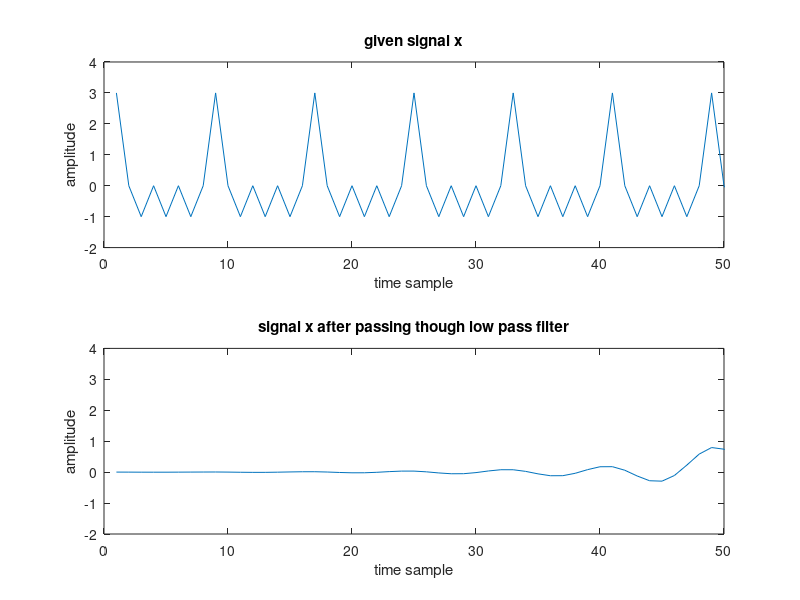
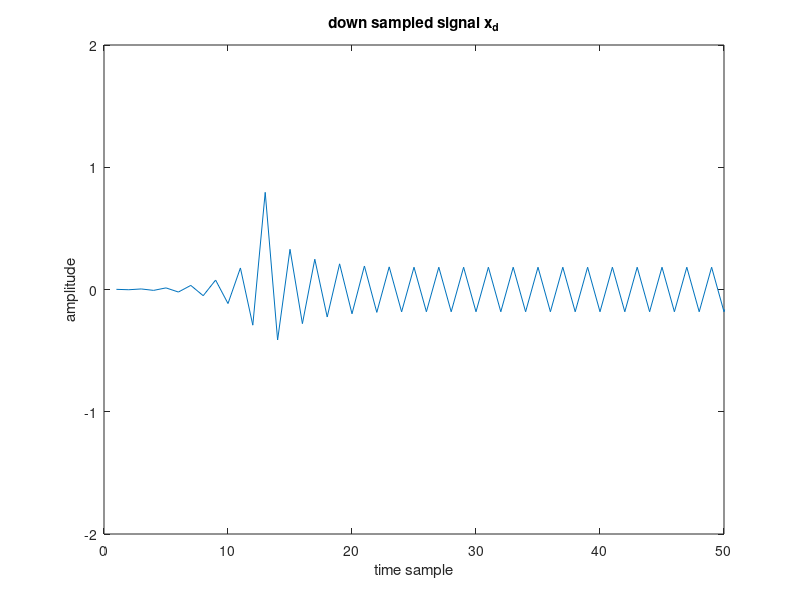
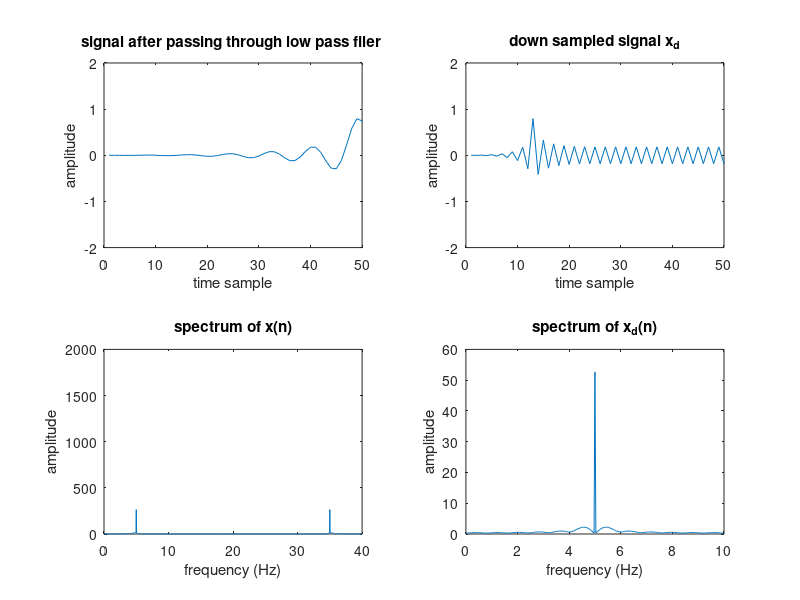
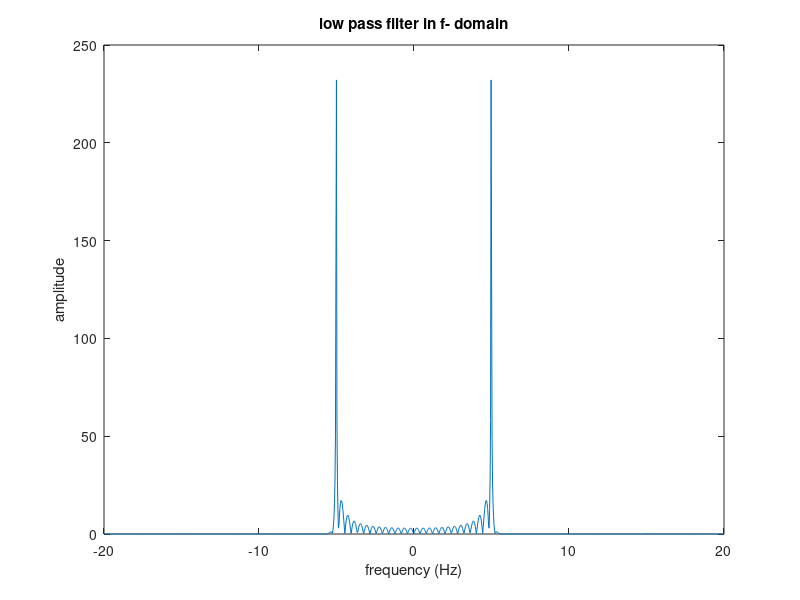

Write the MATLAB code that produced these figures, in order.
clc;
close all;
clear all;

fs=40;
n=0:(1/fs):29-(1/fs);
x =cos(pi*10*n)+ cos(pi*20*n)+cos(pi*30*n);


%lowpass filter

wc=(5/fs)*2; %radians/sec
N1=100;
h1=fir1(N1-1,wc,'low');
den=[1];
x1=filter(h1,den,x);

figure;
subplot(2,1,1)
plot(x)
title('given signal x')
xlabel('time sample')
ylabel('amplitude')
axis([0 50 -2 4])

subplot(2,1,2)
plot(x1)
title('signal x after passing though low pass filter')
xlabel('time sample')
ylabel('amplitude')
axis([0 50 -2 4])


% y1=fft(x1);
% 
% n1=0:length(y1)-1;
% k1=(fs/length(y1))*n1;
% plot(k1,y1)


%--down sampling by 4---
 fs1=fs/4;
% t1=n.*(1/fs1);
% x_d =cos(pi*10*t1)+ cos(pi*20*t1)+cos(pi*30*t1);

%x_d=x1(1:4:length(x1));
x_d = downsample(x1,4);

figure;
plot(x_d)
title('down sampled signal x_d')
xlabel('time sample')
ylabel('amplitude')
axis([0 50 -2 2])




%comparission
y1=fft(x1);
y2=fft(x_d);

figure;
subplot(2,2,1)
plot(x1)
axis([0 50 -2 2])
title('signal after passing through low pass filer ')
xlabel('time sample')
ylabel('amplitude')

subplot(2,2,2)
plot(x_d)
title('down sampled signal x_d')
xlabel('time sample')
ylabel('amplitude')
axis([0 50 -2 2])


n1=0:length(y1)-1;
n2=0:length(y2)-1;
k1=(fs/length(n1))*n1;
k2=(fs1/length(n2))*n2;

subplot(2,2,3)
plot(k1,abs(y1))
ylim([0 2000])
title('spectrum of x(n)')
xlabel('frequency (Hz)')
ylabel('amplitude')


subplot(2,2,4)
plot(k2,abs(y2))
%ylim([0 7000])
title('spectrum of x_d(n)')
xlabel('frequency (Hz)')
ylabel('amplitude')

%--end_comparision--



%Q-c---

%lowpass
% h1;
% H=fft(h1);
% n2=0:length(H)-1;
% N1=length(H);
% H_k=(fs/N1).*(-N1/2:N1/2-1);
% 
% figure
% plot(H_k,abs(fftshift(H)));
% 
% y4=fft(x);
% n3=0:length(y4)-1;
% N2=length(y4);
% Y_sig=(fs/N2).*(-N2/2:N2/2-1);
% figure
% plot(Y_sig,abs(fftshift(y4)));
% 
% z1=zeros(1,1450);
% z2=zeros(1,1450);
% H=[z1 H z2];
% 
% final=abs(y4).*abs(H);
% 
% k3=0:length(final)-1;
% N4=length(k3);
% %final_x=(-N4/2:N4/2-1);
% figure;
% plot(abs(fftshift(final)))


h1;
x;
f1=conv(h1,x);
f2=fft(f1);
n3=0:length(f2)-1;
N2=length(f2);
Y_sig=(fs/N2).*(-N2/2:N2/2-1);

figure;
plot(Y_sig,abs(fftshift(f2)))
title('low pass filter in f- domain')
xlabel('frequency (Hz)')
ylabel('amplitude')





